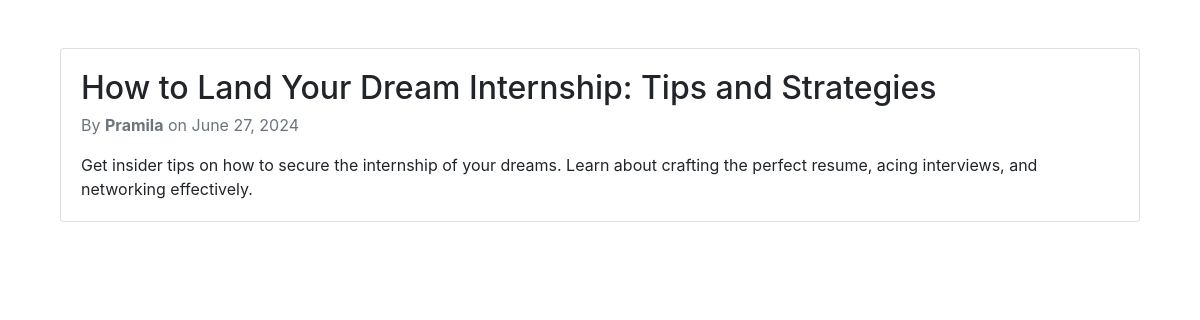
/blog/27/, run on the app's committed database.
### weblog/models.py (models this page shows, shortened)
class Blog(models.Model):
    title = models.CharField(max_length=100)
    description = models.TextField()
    author = models.ForeignKey(User, on_delete=models.CASCADE)
    category = models.ForeignKey(Category, on_delete=models.CASCADE)
    status = models.BooleanField(default=False)
    created_at = models.DateTimeField(auto_now_add=True)
    updated_at = models.DateTimeField(auto_now=True)
    deleted_at = models.DateField(auto_now=True)

### weblog/views.py (the view)
# urls.py: path('blog/<int:blog_id>/', views.blog_detail, name='blog_detail'),
def blog_detail(request, blog_id):
    blog = get_object_or_404(Blog, id=blog_id)
    authors = User.objects.all()
    return render(request, 'blog_detail.html', {'blog': blog, 'authors': authors})

### weblog/templates/blog_detail.html (shortened to what this page needs)
{% extends "base.html" %}
{% block content %}
<div class="container mt-5">
    <article class="card">
        <div class="card-body">
            <h2 class="card-title">{{ blog.title }}</h2>
            <p class="card-subtitle text-muted mb-3">
                By <strong>{{ blog.author.username }}</strong> on {{ blog.created_at|date:"F j, Y" }}
            </p>
            <div class="card-text">
                {{ blog.description|safe }}
            </div>
        </div>
    </article>
</div>
{% endblock %}

### data on the page
Blog: title "How to Land Your Dream Internship: Tips and Strategies", author.username "Pramila", created_at "June 27, 2024", description "Get insider tips on how to secure the internship of your dreams. Learn about crafting the perfect resume, acing interviews, and networking effectively."
